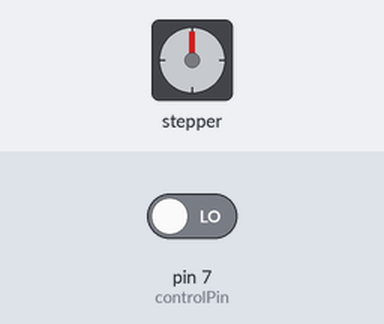
Bench run of a sketch on a simulated Arduino Uno, built with avr-gcc and run on an emulated ATmega328P. On the bench: stepper motor. Wiring (inferred from the names in the program): stepper motor (2048 steps per turn assumed): coils pin 0, pin 1, pin 2, pin 3. The test bench sets the inputs (shaded band); at power-on: pin 7 (controlPin) LOW.

Above: at 1.2 s.
1.3 s: pin 7 (controlPin) driven HIGH
At 1.77 s:
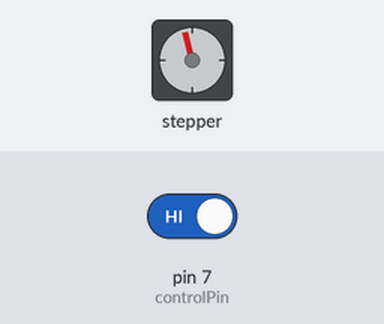
At 2.37 s:
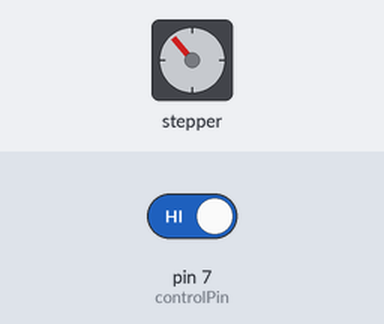
Timing chart, 0 to 10.8 s (numbered marks = the images above; inputs shaded):
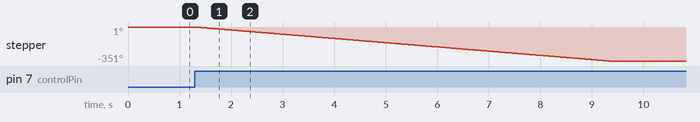

Measured:
- after the input at 1.3 s, stepper: turns 351° counter-clockwise in 8.0 s, starting at once

The sketch:

stepper-slave.ino
```cpp
#define controlPin 7

int motorPin1 = 0;
int motorPin2 = 1;
int motorPin3 = 2;
int motorPin4 = 3;
int delayTime = 4;

#define TIGHT 1
#define LOOSE 0
#define STOP -1

int dir = STOP;
int state = LOOSE;

#define MAX 500  // emperically defined time to turn

void setup()
{

  // Pins for stepper motor
  pinMode(motorPin1, OUTPUT);
  pinMode(motorPin2, OUTPUT);
  pinMode(motorPin3, OUTPUT);
  pinMode(motorPin4, OUTPUT);
  // Pins for input
  pinMode(controlPin, INPUT);

}

void turn_loose()
{
  int i = 0;

  for (i = 0; i < MAX; i++ )
  {
    digitalWrite(motorPin1, HIGH);
    digitalWrite(motorPin2, LOW);
    digitalWrite(motorPin3, LOW);
    digitalWrite(motorPin4, LOW);
    delay(delayTime);
    digitalWrite(motorPin1, LOW);
    digitalWrite(motorPin2, HIGH);
    digitalWrite(motorPin3, LOW);
    digitalWrite(motorPin4, LOW);
    delay(delayTime);
    digitalWrite(motorPin1, LOW);
    digitalWrite(motorPin2, LOW);
    digitalWrite(motorPin3, HIGH);
    digitalWrite(motorPin4, LOW);
    delay(delayTime);
    digitalWrite(motorPin1, LOW);
    digitalWrite(motorPin2, LOW);
    digitalWrite(motorPin3, LOW);
    digitalWrite(motorPin4, HIGH);
    delay(delayTime);
  }

  digitalWrite(motorPin1, LOW);
  digitalWrite(motorPin2, LOW);
  digitalWrite(motorPin3, LOW);
  digitalWrite(motorPin4, LOW);
}


void turn_tight()
{
  int i = 0;
  for (i = 0; i < MAX; i++ )
  {
    digitalWrite(motorPin1, LOW);
    digitalWrite(motorPin2, LOW);
    digitalWrite(motorPin3, LOW);
    digitalWrite(motorPin4, HIGH);
    delay(delayTime);
    digitalWrite(motorPin1, LOW);
    digitalWrite(motorPin2, LOW);
    digitalWrite(motorPin3, HIGH);
    digitalWrite(motorPin4, LOW);
    delay(delayTime);
    digitalWrite(motorPin1, LOW);
    digitalWrite(motorPin2, HIGH);
    digitalWrite(motorPin3, LOW);
    digitalWrite(motorPin4, LOW);
    delay(delayTime);
    digitalWrite(motorPin1, HIGH);
    digitalWrite(motorPin2, LOW);
    digitalWrite(motorPin3, LOW);
    digitalWrite(motorPin4, LOW);
    delay(delayTime);
  }
  // disable power to motor

  digitalWrite(motorPin1, LOW);
  digitalWrite(motorPin2, LOW);
  digitalWrite(motorPin3, LOW);
  digitalWrite(motorPin4, LOW);

}

void loop()
{
   // Check the control inbput pin

   dir = digitalRead(controlPin);

   if (dir == TIGHT)
   {
      if (dir != state) turn_tight();
      state = TIGHT;
   }

   if (dir == LOOSE)
   {
     if (dir != state) turn_loose();
     state = LOOSE;
  }

}
```
